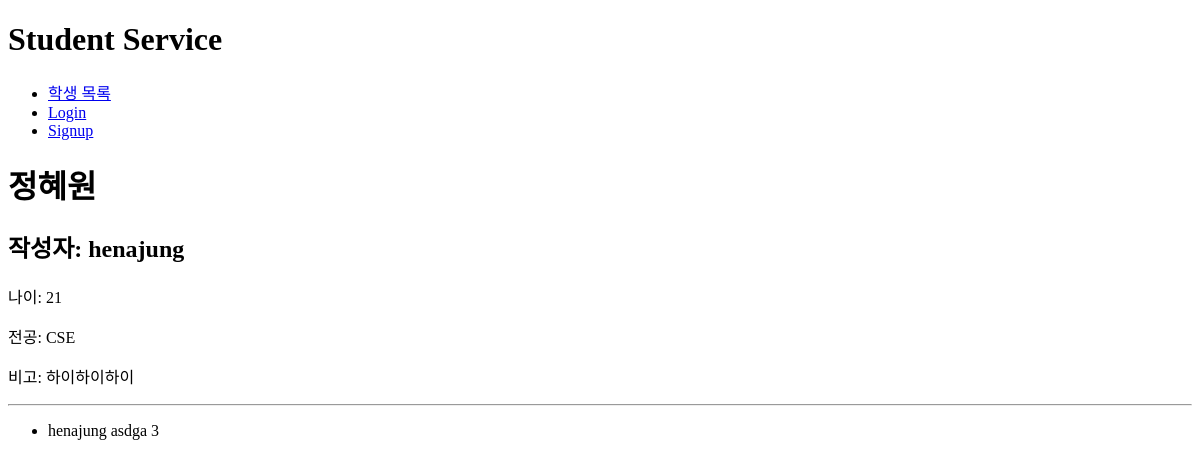
Before: /univ/1/ with the older database file.
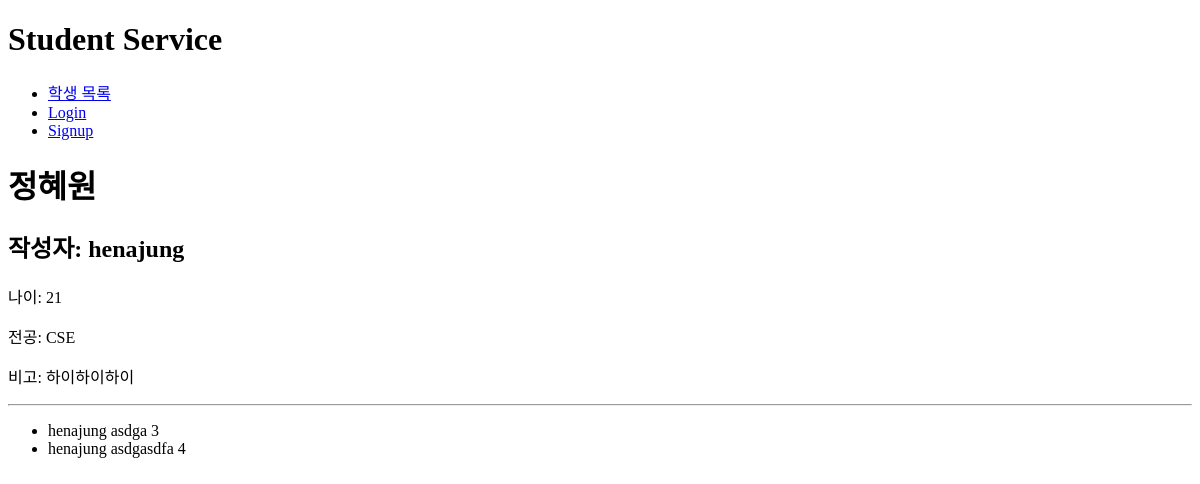
After: the same page with the newer database file.
### crud/models.py (models this page shows)
class Reply(models.Model):
    user = models.ForeignKey(settings.AUTH_USER_MODEL, on_delete=models.CASCADE)
    student = models.ForeignKey(Student, on_delete=models.CASCADE)
    content = models.CharField(max_length=200)
    rank = models.IntegerField()

### crud/views.py (the view)
# urls.py: path('<int:pk>/', views.detail, name='detail'),
@require_safe
def detail(request, pk):
    student = get_object_or_404(Student, pk=pk)
    form_reply = ReplyForm()
    return render(request, 'crud/detail.html', {
        'student': student,
        'form_reply': form_reply,
    })

### crud/templates/crud/detail.html (shortened to what this page needs)
{% extends "base.html" %}
{% block content %}
<h1>{{ student.name }}</h1>
<h2>작성자: {{ student.user }}</h2>
<p>나이: {{ student.age }}</p>
<p>전공: {{ student.major }}</p>
<p>비고: {{ student.description }}</p>
<hr>
{% include "crud/detail_reply.html" %}
{% endblock content %}

### crud/templates/crud/detail_reply.html (shortened to what this page needs)
<div>
  <ul>
  {% for reply in student.reply_set.all %}
    <li>
      {{ reply.user }}  {{ reply.content }}  {{ reply.rank }}
    </li>
  {% endfor %}
  </ul>
</div>

Changed rows visible on the page:
added Reply: user "henajung", content "asdgasdfa", rank "4"
